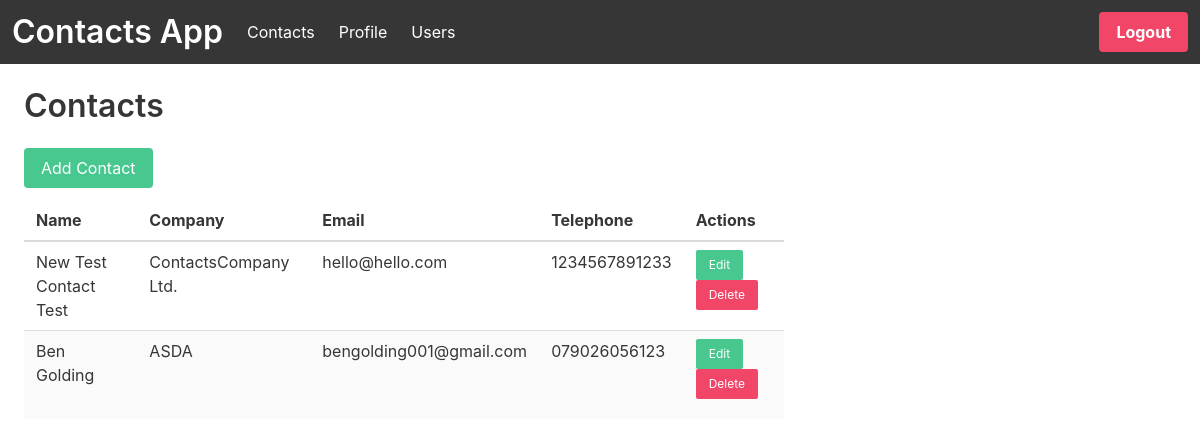
The app's page /contacts (signed in), older data.
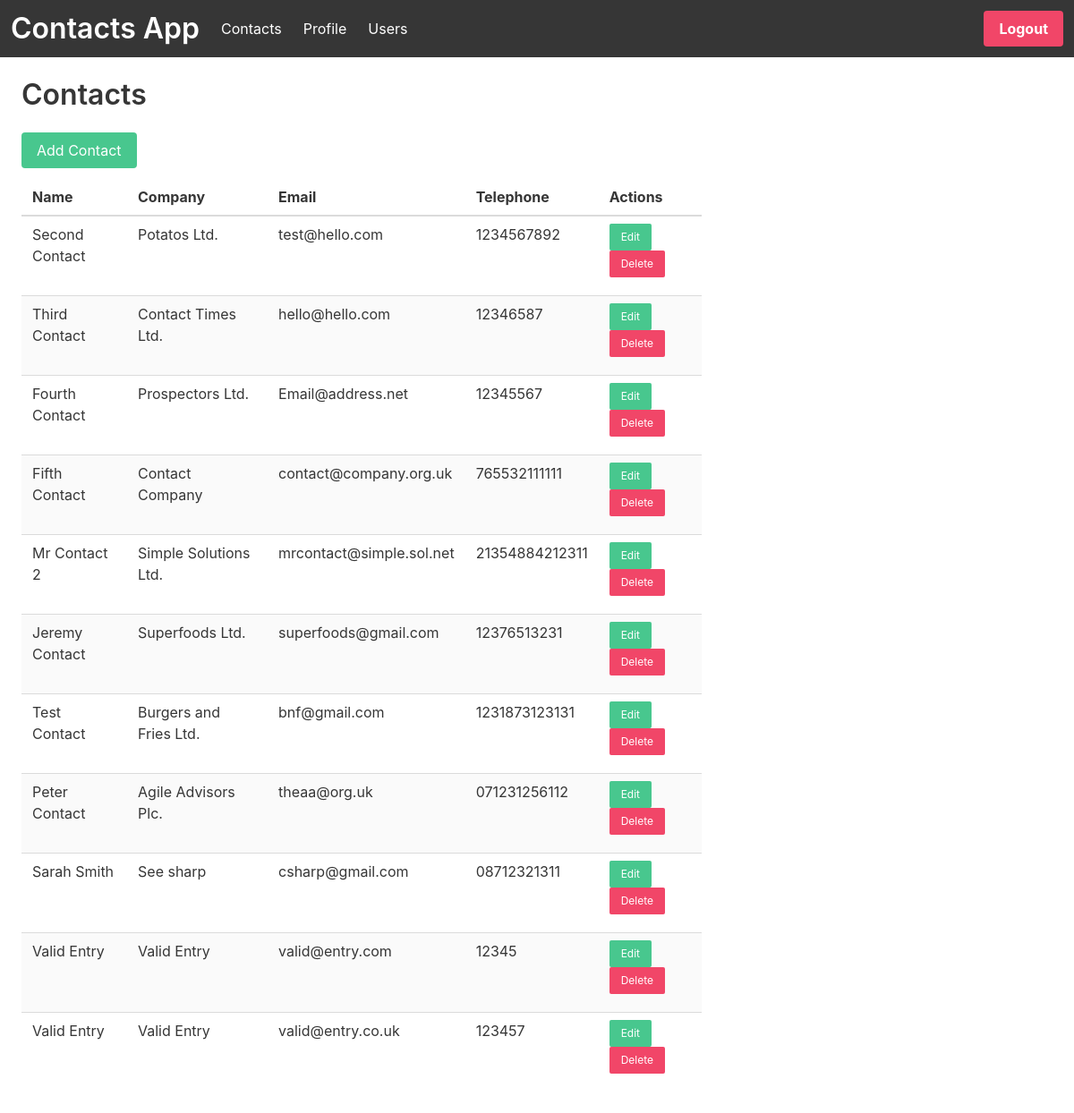
The same page, newer data.
### project/models.py (models this page shows)
class Contacts(db.Model):
    id = db.Column(db.Integer, primary_key=True)
    name = db.Column(db.String(100))
    company = db.Column(db.String(100))
    phoneNumber = db.Column(db.String(100))
    email = db.Column(db.String(100))

### project/main.py (the view)
@main.route('/contacts')
@login_required
def contacts():
    contacts = Contacts.query.all()
    contactsCount = len(contacts)
    return render_template('contacts.html', isAdmin=(current_user.userType == "Admin"), contacts=contacts, contactsCount=contactsCount)

### project/__init__.py (called while the page is built)
@login_manager.user_loader
def load_user(user_id):
    return User.query.get(int(user_id))

### project/templates/contacts.html (shortened to what this page needs)
{% extends "base.html" %}
{% block content %}
<div class="column is-8">
    <h3 class="title">Contacts</h3>
    <div class="pb-3">
        <a class="button is-success" href="{{ url_for('main.addcontact') }}">Add Contact</a>
    </div>
{% if contactsCount > 0 %}
<table class="table is-striped is-hoverable">
    <thead>
    <tr>
        <th>Name</th>
        <th>Company</th>
        <th>Email</th>
        <th>Telephone</th>
        <th>Actions</th>
    </tr>
    </thead>
    <tbody>
    {% for contact in contacts %}
    <tr>
        <td>{{contact.name|truncate(50, True)}}</td>
        <td>{{contact.company|truncate(50, True)}}</td>
        <td>{{contact.email|truncate(50, True)}}</td>
        <td>{{contact.phoneNumber|truncate(50, True)}}</td>
        <td>
            <div class="pb-3">
                <a class="button is-success is-small" href="{{ url_for('main.editcontact', contact_id=contact.id) }}">Edit</a>
                {% if isAdmin %}
                <a class="button is-danger is-small" href="{{ url_for('main.deletecontact', contact_id=contact.id)}}">Delete</a>
                {% endif %}
            </div>
        </td>
    </tr>
    {% endfor %}
    </tbody>
</table>
{% else %}
<p>No contacts found</p>
{% endif %}
</div>
{% endblock %}

Row changes from the older to the newer data that the page shows:
removed Contacts: name "New Test Contact Test", company "ContactsCompany Ltd.", email "hello@hello.com", phoneNumber "1234567891233"
removed Contacts: name "Ben Golding", company "ASDA", email "bengolding001@gmail.com", phoneNumber "079026056123"
added Contacts: name "Second Contact", company "Potatos Ltd.", email "test@hello.com", phoneNumber "1234567892"
added Contacts: name "Third Contact", company "Contact Times Ltd.", email "hello@hello.com", phoneNumber "12346587"
added Contacts: name "Fourth Contact", company "Prospectors Ltd.", email "Email@address.net", phoneNumber "12345567"
added Contacts: name "Fifth Contact", company "Contact Company", email "contact@company.org.uk", phoneNumber "765532111111"
added Contacts: name "Mr Contact 2", company "Simple Solutions Ltd.", email "mrcontact@simple.sol.net", phoneNumber "21354884212311"
added Contacts: name "Jeremy Contact", company "Superfoods Ltd.", email "superfoods@gmail.com", phoneNumber "12376513231"
added Contacts: name "Test Contact", company "Burgers and Fries Ltd.", email "bnf@gmail.com", phoneNumber "1231873123131"
added Contacts: name "Peter Contact", company "Agile Advisors Plc.", email "theaa@org.uk", phoneNumber "071231256112"
added Contacts: name "Sarah Smith", company "See sharp", email "csharp@gmail.com", phoneNumber "08712321311"
added Contacts: name "Valid Entry", company "Valid Entry", email "valid@entry.com", phoneNumber "12345"
added Contacts: name "Valid Entry", company "Valid Entry", email "valid@entry.co.uk", phoneNumber "123457"
